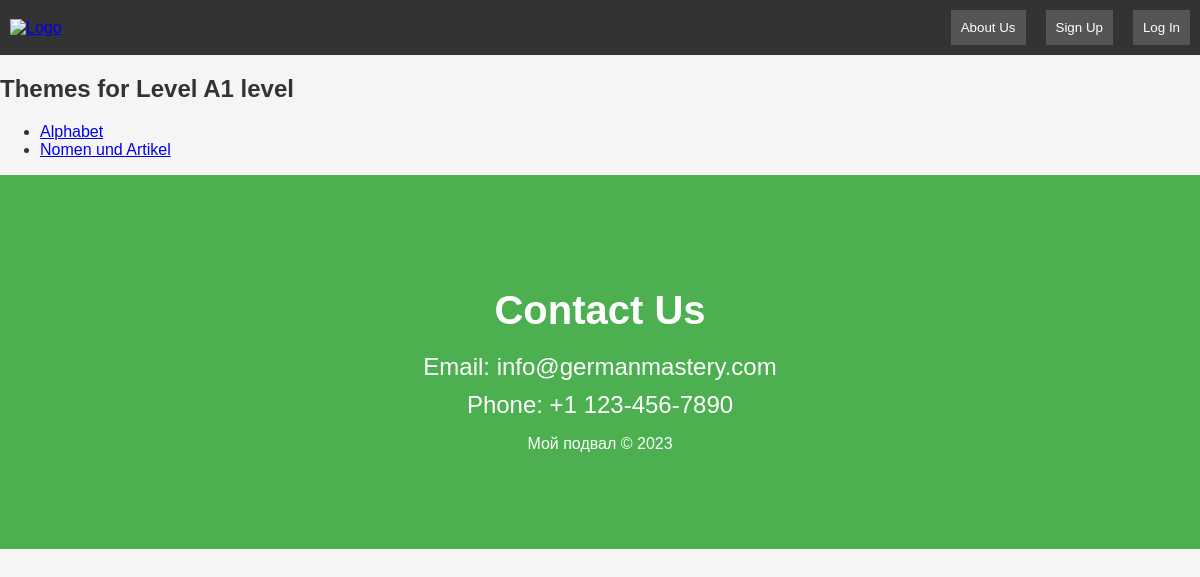
Page /level_detail/1/ on the committed database.
### main_view/models.py (models this page shows, shortened)
class ListOfLevels(models.Model):
    level = models.CharField(max_length=15)
    description = models.TextField(max_length=2000)
    class Meta:
        verbose_name = 'level'
        verbose_name_plural = 'levels'

class ListOfTheme(models.Model):
    choose_level = models.ForeignKey(ListOfLevels, on_delete=models.CASCADE)
    theme = models.CharField(max_length=500)
    class Meta:
        verbose_name = 'theme'
        verbose_name_plural = 'themes'

### main_view/views.py (the view)
# urls.py: path('level_detail/<int:level_id>/', ThemesForLevel.as_view(), name='level_detail'),
class ThemesForLevel(generic.View):
    login_url = 'users:login'
    def get(self, request, level_id):
        level = get_object_or_404(ListOfLevels, pk=level_id)
        themes = ListOfTheme.objects.filter(choose_level=level)
        return render(request, 'main_view/level_detail.html', {'level': level, 'themes': themes})

### templates/main_view/level_detail.html
{% extends 'main_view/base.html' %}
{% block content %}
  <h2>Themes for Level {{ level.level }}</h2>
  <ul>
    {% for theme in themes %}
      <li><a href="#">{{ theme.theme }}</a></li>
    {% endfor %}
  </ul>
{% endblock %}

### templates/main_view/base.html (style rules this page uses)
body { font-family: 'Arial', sans-serif; margin: 0; padding: 0; background-color: #f5f5f5; color: #333; }

### rows in the picture
ListOfLevels: level "A1 level"
ListOfTheme: theme "Alphabet"
ListOfTheme: theme "Nomen und Artikel"
